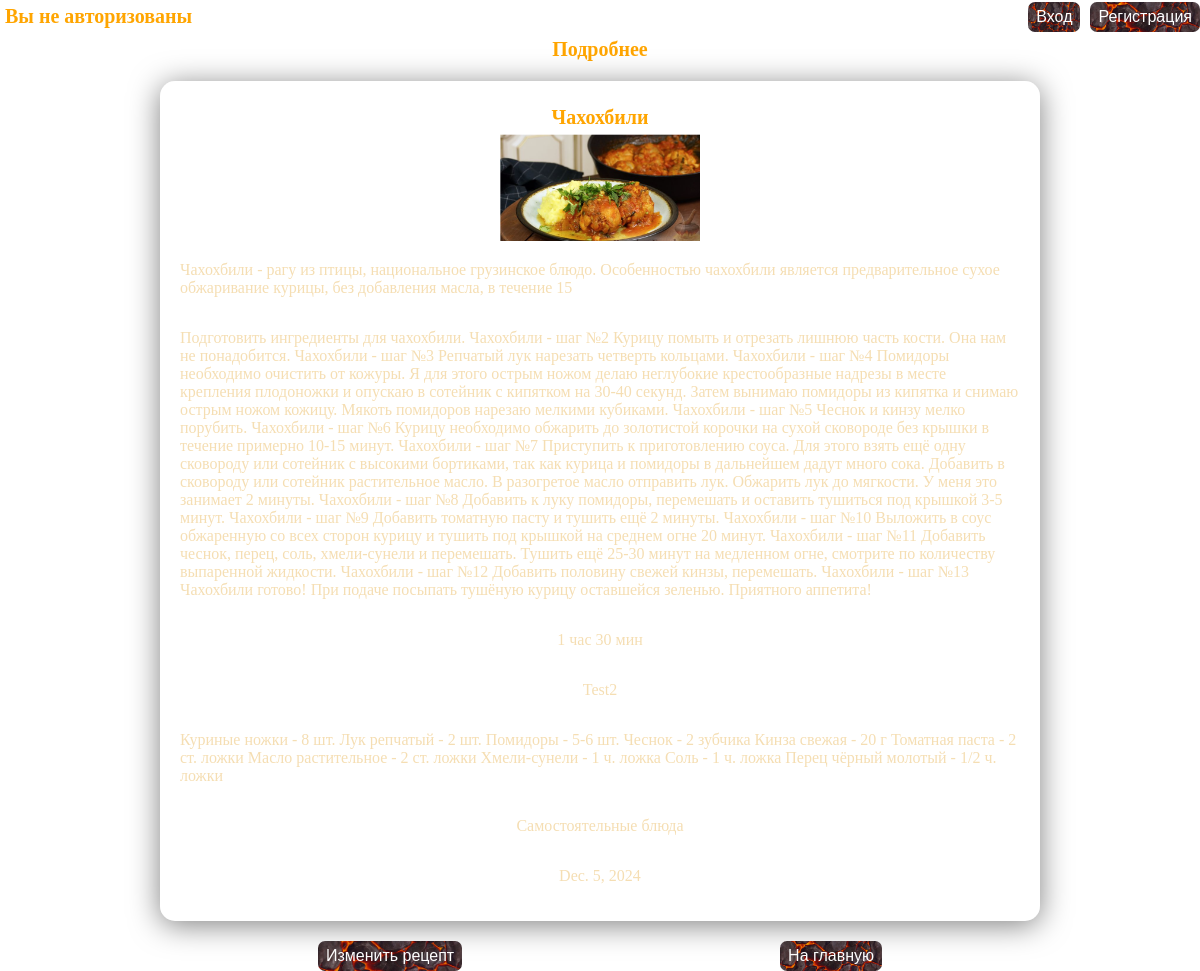
/detail_recipe/4/, run on the app's committed database.
### recipe/models.py (models this page shows, shortened)
class Recipe(models.Model):
    name = models.CharField(max_length=150, blank=False, null=False, unique=True, verbose_name='Название блюда')
    description = models.TextField(max_length=2000, blank=False, null=False, verbose_name='Описание блюда')
    steps = models.TextField(max_length=5000, blank=False, null=False, verbose_name='Шаги приготовления блюда')
    time = models.CharField(max_length=60, blank=False, null=False, verbose_name='Время приготовления блюда')
    image = models.ImageField(upload_to=create_path_to_upload, blank=False, null=False, verbose_name='Изображение блюда')
    author = models.ForeignKey(to=User, on_delete=models.SET_DEFAULT, default=1, related_name='recipes',
                               related_query_name='recipe')
    ingredients = models.TextField(max_length=2000, blank=False, null=False, verbose_name='Ингридиенты')
    category = models.ForeignKey(to='Category', on_delete=models.SET_NULL, null=True, related_name='recipes',
                                 related_query_name='recipe')
    date_create = models.DateField(auto_now_add=True, verbose_name='Дата добавления')
    def __str__(self):
        return self.name
    class Meta:
        verbose_name = 'Рецепт'
        verbose_name_plural = 'Рецепты'

class Category(models.Model):
    name = models.CharField(max_length=150, blank=False, null=False, unique=True, verbose_name='Название категории')
    description = models.TextField(max_length=1000, blank=False, null=False, verbose_name='Описание категории')
    def __str__(self):
        return self.name
    class Meta:
        verbose_name = 'Категория'
        verbose_name_plural = 'Категории'

### recipe/views.py (the view)
# urls.py: path("detail_recipe/<int:pk>/", DetailRecipeView.as_view(), name="detail_recipe"),
class DetailRecipeView(DetailView):
    template_name = 'recipe/detail_recipe.html'
    queryset = Recipe.objects.select_related('category')

### recipe/templates/recipe/detail_recipe.html (shortened to what this page needs)
{% extends 'recipe/base.html' %}
    {% block body %}
<div>
    <h1 class="menu_text">Подробнее</h1>
</div>
<div class="transparent-blur-box">
        <h1 class="menu_text">{{object}}</h1>
    <div>
        <img class="img_size" src="{{ object.image.url }}" alt="{{ object.image.url }}">
    </div>
<p>{{object.description}}</p>
<p>{{object.steps}}</p>
<p>{{object.time}}</p>
<p>{{object.author}}</p>
<p>{{object.ingredients}}</p>
<p>{{object.category}}</p>
<p>{{object.date_create}}</p>
</div>
<div class="div_center">
    <button><a class="button" href="{% url 'recipe:update_recipe' object.pk %}">Изменить рецепт</a></button>
    <button><a class="button" href="{% url 'recipe:index' %}">На главную</a></button>
</div>
{% endblock %}

### data on the page
Recipe: name "Чахохбили", image (picture), description "Чахохбили - рагу из птицы, национальное грузинское блюдо. Особенностью чахохбили является предварительное сухое обжаривание курицы, без добавления масла, в течение 15", steps "Подготовить ингредиенты для чахохбили. Чахохбили - шаг №2 Курицу помыть и отрезать лишнюю часть кости. Она нам не понадобится. Чахохбили - шаг №3 Репчатый лук нарезать четверть кольцами. Чахохбили - шаг №4 Помидоры необходимо очистить от кожуры. Я для этого острым ножом делаю неглубокие крестообразные надрезы в месте крепления плодоножки и опускаю в сотейник с кипятком на 30-40 секунд. Затем вынимаю помидоры из кипятка и снимаю острым ножом кожицу. Мякоть помидоров нарезаю мелкими кубиками. Чахохбили - шаг №5 Чеснок и кинзу мелко порубить. Чахохбили - шаг №6 Курицу необходимо обжарить до золотистой корочки на сухой сковороде без крышки в течение примерно 10-15 минут. Чахохбили - шаг №7…", time "1 час 30 мин", author "Test2", ingredients "Куриные ножки - 8 шт. Лук репчатый - 2 шт. Помидоры - 5-6 шт. Чеснок - 2 зубчика Кинза свежая - 20 г Томатная паста - 2 ст. ложки Масло растительное - 2 ст. ложки Хмели-сунели - 1 ч. ложка Соль - 1 ч. ложка Перец чёрный молотый - 1/2 ч. ложки", category "Самостоятельные блюда", date_create "Dec. 5, 2024"
